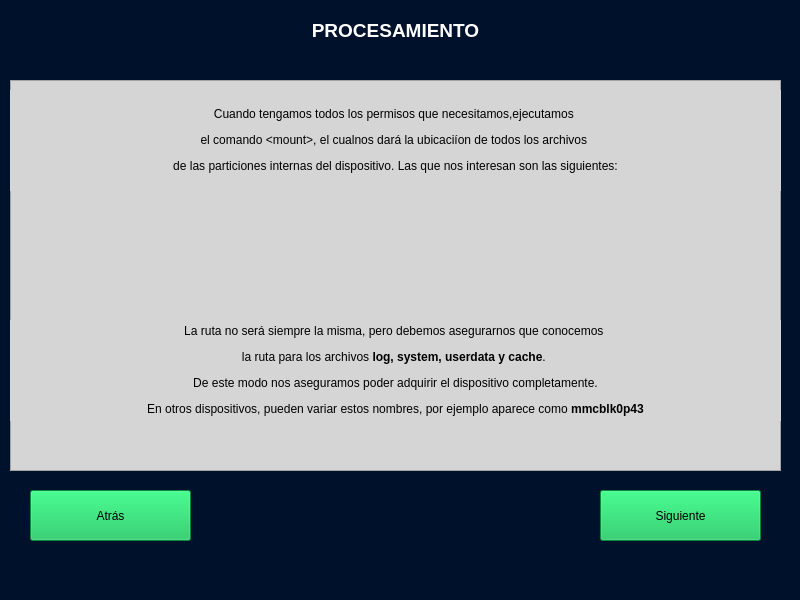
<?xml version="1.0" encoding="UTF-8"?>
<ui version="4.0">
 <class>MainWindow</class>
 <widget class="QMainWindow" name="MainWindow">
  <property name="geometry">
   <rect>
    <x>0</x>
    <y>0</y>
    <width>800</width>
    <height>600</height>
   </rect>
  </property>
  <property name="windowTitle">
   <string>AFA</string>
  </property>
  <property name="styleSheet">
   <string notr="true">background-color: rgb(0, 17, 44);</string>
  </property>
  <widget class="QWidget" name="centralwidget">
   <widget class="QFrame" name="frame">
    <property name="geometry">
     <rect>
      <x>10</x>
      <y>80</y>
      <width>771</width>
      <height>391</height>
     </rect>
    </property>
    <property name="styleSheet">
     <string notr="true">background-color: rgb(213, 213, 213);</string>
    </property>
    <property name="frameShape">
     <enum>QFrame::StyledPanel</enum>
    </property>
    <property name="frameShadow">
     <enum>QFrame::Raised</enum>
    </property>
    <widget class="QLabel" name="label_3">
     <property name="geometry">
      <rect>
       <x>0</x>
       <y>10</y>
       <width>771</width>
       <height>101</height>
      </rect>
     </property>
     <property name="text">
      <string>&lt;html&gt;&lt;head/&gt;&lt;body&gt;&lt;p align=&quot;center&quot;&gt;Cuando tengamos todos los permisos que necesitamos,ejecutamos &lt;/p&gt;&lt;p align=&quot;center&quot;&gt;el comando &amp;lt;mount&amp;gt;, el cualnos dará la ubicaciíon de todos los archivos &lt;/p&gt;&lt;p align=&quot;center&quot;&gt;de las particiones internas del dispositivo. Las que nos interesan son las siguientes:&lt;/p&gt;&lt;/body&gt;&lt;/html&gt;</string>
     </property>
    </widget>
    <widget class="QLabel" name="label_4">
     <property name="geometry">
      <rect>
       <x>0</x>
       <y>240</y>
       <width>771</width>
       <height>101</height>
      </rect>
     </property>
     <property name="text">
      <string>&lt;html&gt;&lt;head/&gt;&lt;body&gt;&lt;p align=&quot;center&quot;&gt;La ruta no será siempre la misma, pero debemos asegurarnos que conocemos &lt;/p&gt;&lt;p align=&quot;center&quot;&gt;la ruta para los archivos &lt;span style=&quot; font-weight:600;&quot;&gt;log, system, userdata y cache&lt;/span&gt;. &lt;/p&gt;&lt;p align=&quot;center&quot;&gt;De este modo nos aseguramos poder adquirir el dispositivo completamente.&lt;/p&gt;&lt;p align=&quot;center&quot;&gt;En otros dispositivos, pueden variar estos nombres, por ejemplo aparece como &lt;span style=&quot; font-weight:600;&quot;&gt;mmcblk0p43&lt;/span&gt;&lt;/p&gt;&lt;/body&gt;&lt;/html&gt;</string>
     </property>
    </widget>
    <widget class="QLabel" name="label">
     <property name="geometry">
      <rect>
       <x>100</x>
       <y>120</y>
       <width>561</width>
       <height>91</height>
      </rect>
     </property>
     <property name="text">
      <string/>
     </property>
     <property name="pixmap">
      <pixmap>iconos/Mount_opt.png</pixmap>
     </property>
    </widget>
   </widget>
   <widget class="QLabel" name="lbl_titulo">
    <property name="geometry">
     <rect>
      <x>260</x>
      <y>0</y>
      <width>271</width>
      <height>61</height>
     </rect>
    </property>
    <property name="text">
     <string>&lt;html&gt;&lt;head/&gt;&lt;body&gt;&lt;p align=&quot;center&quot;&gt;&lt;span style=&quot; font-size:14pt; font-weight:600; color:#ffffff;&quot;&gt;PROCESAMIENTO&lt;/span&gt;&lt;/p&gt;&lt;/body&gt;&lt;/html&gt;</string>
    </property>
   </widget>
   <widget class="QPushButton" name="bt_siguiente">
    <property name="geometry">
     <rect>
      <x>600</x>
      <y>490</y>
      <width>161</width>
      <height>51</height>
     </rect>
    </property>
    <property name="styleSheet">
     <string notr="true">background-color: rgb(10, 191, 83);</string>
    </property>
    <property name="text">
     <string>Siguiente</string>
    </property>
   </widget>
   <widget class="QPushButton" name="bt_atras">
    <property name="geometry">
     <rect>
      <x>30</x>
      <y>490</y>
      <width>161</width>
      <height>51</height>
     </rect>
    </property>
    <property name="styleSheet">
     <string notr="true">background-color: rgb(10, 191, 83);</string>
    </property>
    <property name="text">
     <string>Atrás</string>
    </property>
   </widget>
  </widget>
  <widget class="QMenuBar" name="menubar">
   <property name="geometry">
    <rect>
     <x>0</x>
     <y>0</y>
     <width>800</width>
     <height>20</height>
    </rect>
   </property>
   <property name="styleSheet">
    <string notr="true">background-color: rgb(213, 213, 213);</string>
   </property>
  </widget>
 </widget>
 <resources>
  <include location="Comandos.qrc"/>
 </resources>
 <connections/>
</ui>
